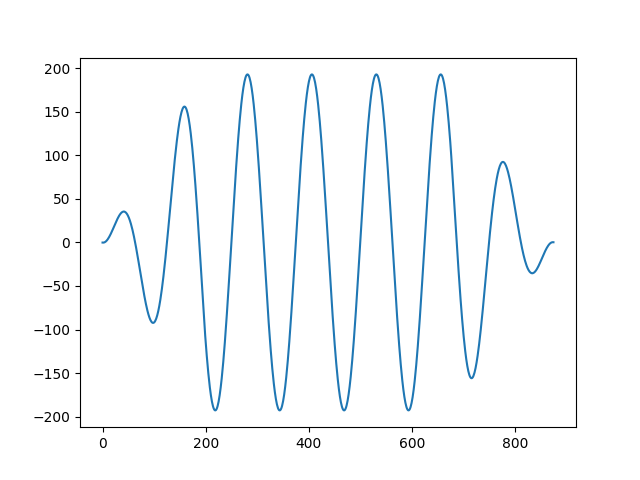

The script that saved this image:
import sys
import numpy as np

# Mock implementation of pos_engine logic
target_points = 875
new_fps = 125
l = int(new_fps * 1.6) # 200
n_125 = target_points

h = np.zeros(n_125)
for i in range(n_125 - l + 1):
    S = np.ones(l) # Fake signal with DC 1
    h[i:i+l] += S - np.mean(S) # Since mean is 1, S - mean is 0

# Wait, if S is a sine wave
t = np.linspace(0, 7.0, n_125)
S_full = np.sin(2 * np.pi * 1.0 * t)

h2 = np.zeros(n_125)
for i in range(n_125 - l + 1):
    S = S_full[i:i+l]
    h2[i:i+l] += S - np.mean(S)

import matplotlib.pyplot as plt
plt.plot(h2)
plt.savefig('test_pos.png')

print("Max of h2:", np.max(h2))
print("Mean of middle:", np.mean(np.abs(h2[200:600])))
print("Mean of edges:", np.mean(np.abs(h2[0:50])))
